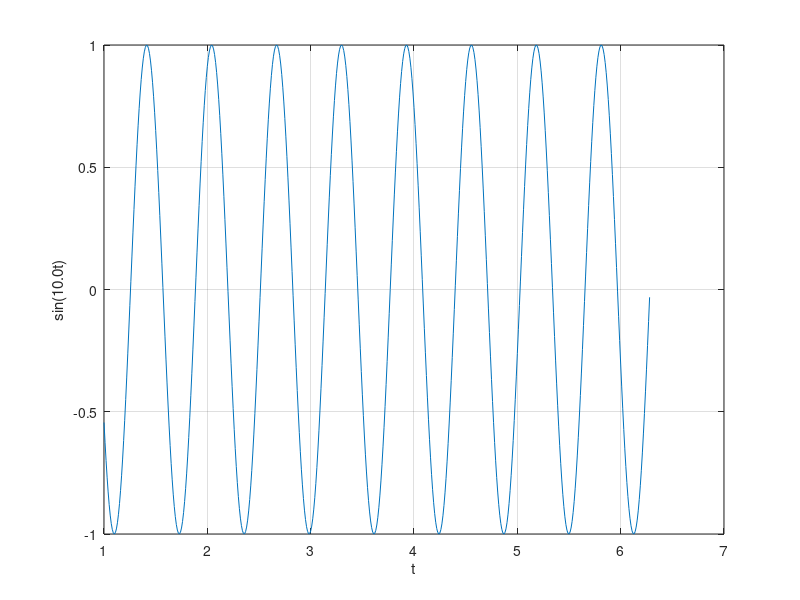

Recreate this plot in MATLAB.
clear all;
clear all;
clc;

t= [1:0.01:2*pi];

figure;
for f = 5:0.1:10
    y=sin(f*t);

    plot(t,y); grid on;
    xlabel('t');
    ylabel(['sin(' num2str(f,"%3.1f") 't)']);

%   pause(0.1)
end
